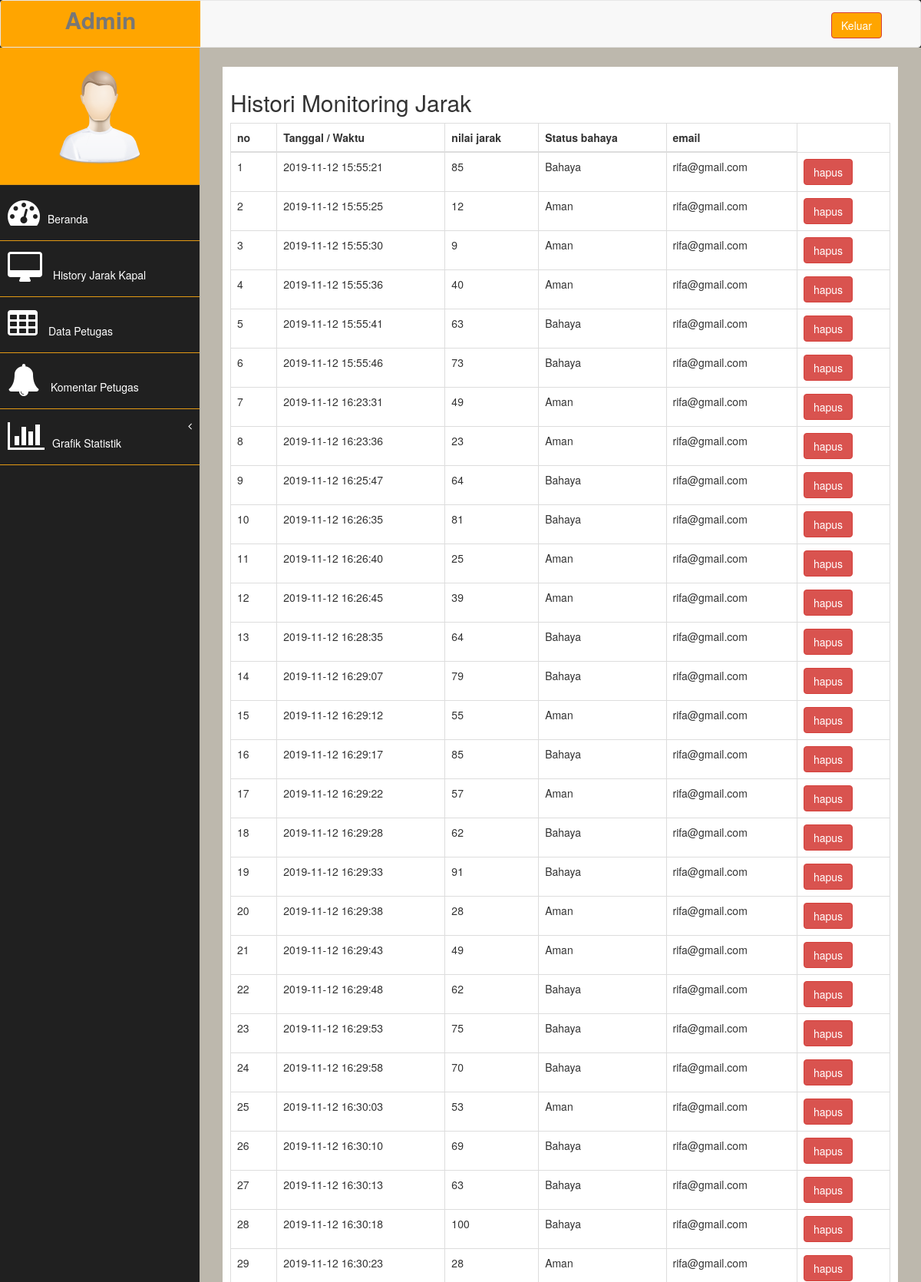
The page /admin/index.php?halaman=Jarak (signed in, upper part) on the database its author committed.
### tables this page shows
CREATE TABLE `jaraksensor` (
  `id_jarak` int(7) NOT NULL,
  `id_monitoring` int(11) NOT NULL,
  `id_status` int(11) NOT NULL,
  `id_user` int(11) NOT NULL,
  `id_alat` int(11) NOT NULL,
  `waktu` time NOT NULL,
  `tanggalwaktu` datetime NOT NULL DEFAULT CURRENT_TIMESTAMP,
  `nilai_jarak` int(11) NOT NULL,
  `status_bahaya` varchar(100) NOT NULL
);

CREATE TABLE `user` (
  `id_user` int(11) NOT NULL,
  `email` varchar(100) NOT NULL,
  `password` varchar(100) NOT NULL,
  `jabatan` varchar(100) NOT NULL,
  `jenis_kelamin` varchar(100) NOT NULL
);

### admin/jarak.php (the view)
<h2>Histori Monitoring Jarak</h2>
<table class="table table-bordered">
	<thead>
		<th>no</th>
		<th>Tanggal / Waktu</th>
		<th>nilai jarak</th>
		<th>Status bahaya</th>
		<th>email</th>
	</thead>
	<tbody>
		<?php $nomor=1; ?>
		<?php $ambil=$koneksi->query("SELECT * FROM jaraksensor JOIN user ON jaraksensor.id_user=user.id_user "); ?>
		<?php while ($pecah = $ambil->fetch_assoc()){ ?>
		<tr>
			<td><?php echo $nomor; ?></td>
			<td><?php echo $pecah['tanggalwaktu']; ?></td>
			<td><?php echo $pecah['nilai_jarak']; ?></td>
			<td><?php echo $pecah['status_bahaya']; ?></td>
			<td><?php echo $pecah['email']; ?></td>
			<td>
				<a href="index.php?halaman=hapusjarak&id=<?php echo $pecah['id_jarak']; ?>" class="btn-danger btn">hapus</a>
			</td>
		</tr>
		<?php $nomor++; ?>
		<?php } ?>
	</tbody>
</table>

### admin/index.php (shortened to what this page needs)
<?php
include 'koneksi.php';
?>
<!DOCTYPE html>
<html xmlns="http://www.w3.org/1999/xhtml">
<head>
    <link href="assets/css/bootstrap.css" rel="stylesheet" />
    <link href="assets/css/font-awesome.css" rel="stylesheet" />
    <link href="assets/js/morris/morris-0.4.3.min.css" rel="stylesheet" />
    <link href="assets/css/custom.css" rel="stylesheet" />
   <link rel="stylesheet" type="text/css" href="admin/assets/css/bootstrap.css">
</head>
<body>
    <div id="wrapper">
        <nav class="navbar navbar-default navbar-cls-top " role="navigation" style="margin-bottom: 0">
            <div class="navbar-header">
                <a class="navbar-brand" href="index.php" style="background-color: orange ">Admin</a>
            </div>
  <div style="color: white;
padding: 15px 50px 5px 50px;
float: right;
font-size: 16px;"> &nbsp; <a href="index.php?halaman=logout" class="btn btn-danger square-btn-adjust" style="background-color: orange">Keluar</a> </div>
        </nav>
                <nav class="navbar-default navbar-side" role="navigation" style="background-color: orange">
            <div class="sidebar-collapse" style="background-color: orange">
                <ul class="nav" id="main-menu">
				<li class="text-center">
                    <img src="assets/img/find_user.png" class="user-image img-responsive"/>
					</li>
                    <li><a href="index.php"><i class="fa fa-dashboard fa-3x"></i>Beranda</a></li>
                    <li><a href="index.php?halaman=Jarak"><i class="fa fa-desktop fa-3x""></i> History Jarak Kapal</a></li>
                    <li><a href="index.php?halaman=petugas"><i class="fa fa-table fa-3x"></i> Data Petugas</a></li>
                    <li><a href="index.php?halaman=komentar"><i class="fa fa-bell fa-3x"></i> Komentar Petugas</a></li>
                    <li>
                        <a href="#"><i class="fa fa-bar-chart-o fa-3x"></i>Grafik Statistik<span class="fa arrow"></span></a>
                      </li>
                </ul>
            </div>
        </nav>
        <div id="page-wrapper" >
            <div id="page-inner">
                <?php
                if (isset($_GET['halaman'])) {
                    if ($_GET['halaman']=="Jarak")
                    {
                        include 'jarak.php';
                    }
                elseif ($_GET['halaman']=='hapusjarak')
                    {
                        include 'hapusjarak.php';
                    }
                elseif ($_GET['halaman']=='petugas')
                    {
                        include 'petugas.php';
                    }
                elseif ($_GET['halaman']=='piechart')
                    {
                        include 'piechart.php';
                    }
                elseif ($_GET['halaman']=='highchart')
                    {
                        include 'highchart.php';
                    }
                elseif ($_GET['halaman']=='linechart')
                    {
                        include 'linechart.php';
                    }
                elseif ($_GET['halaman']=='tambahpetugas')
                    {
                        include 'tambahpetugas.php';
                    }
                elseif ($_GET['halaman']=='ubahpetugas')
                    {
                        include 'ubahpetugas.php';
                    }
                elseif ($_GET['halaman']=='hapususer')
                    {
                        include 'hapususer.php';
                    }
                elseif ($_GET['halaman']=='indexdatapetugas')
                    {
                        include 'indexdatapetugas.php';
                    }
                elseif ($_GET['halaman']=='logout')
                    {
                        include 'logout.php';
                    }
                elseif ($_GET['halaman']=='komentar')
                    {
                        include 'komentar.php';
                    }
                }
            else
            {
                include 'home.php';
            }
                ?>
            </div>
            </div>
        </div>
</body>
</html>

### admin/assets/css/custom.css (style rules this page uses)
body { font-family: 'Open Sans', sans-serif; }
#wrapper { width: 100%; background:#202020; }
#page-wrapper { padding: 15px 15px; min-height: 600px; background:#bdb8ad; }
#page-inner { width:100%; margin:10px 20px 10px 0px; background-color:#fff!important; padding:10px; min-height:1200px; }
.text-center { text-align:center; }
h2 { color: #f00; }
.square-btn-adjust { border: 0px solid transparent; -webkit-border-radius: 0px; -moz-border-radius: 0px; border-radius: 0px; }
.user-image { margin: 25px auto; -webkit-border-radius: 10px; -moz-border-radius: 10px; border-radius: 10px; max-height:170px; max-width:170px; }
.navbar-cls-top .navbar-brand { color: #fff; background: #C90000; width: 260px; text-align: center; height: 60px; font-size: 30px; font-weight: 700; }
.arrow { float: right; }
.fa.arrow:before { content: "\f104"; }
.sidebar-collapse , .sidebar-collapse .nav { background:none; }
.sidebar-collapse .nav { padding:0; }
.sidebar-collapse .nav > li > a { color:#fff; background:#202020; text-shadow:none; }
.sidebar-collapse > .nav > li > a { padding:15px 10px; }
.sidebar-collapse > .nav > li { border-bottom: 1px solid rgba(107, 108, 109, 0.19); }
.navbar-side { border:none; background-color: #202020; }
.navbar-cls-top { background:#202020; border-bottom:none; }
.navbar-default { border:0px solid black; }
.navbar-header { background: #A70303; }
.nav > li > a > i { margin-right:10px; }
@media (min-width:768px) { #page-wrapper { margin: 0 0 0 260px; padding: 15px 30px; min-height: 1200px; } }
@media (min-width:768px) { .navbar-side { z-index: 1; position: absolute; width: 260px; } }
@media (min-width:768px) { .navbar { border-radius: 0px; } }

### rows shown on the page
jaraksensor: tanggalwaktu "2019-11-12 15:55:21", nilai_jarak "85", status_bahaya "Bahaya", id_user.email "rifa@gmail.com"
jaraksensor: tanggalwaktu "2019-11-12 15:55:25", nilai_jarak "12", status_bahaya "Aman", id_user.email "rifa@gmail.com"
jaraksensor: tanggalwaktu "2019-11-12 15:55:30", nilai_jarak "9", status_bahaya "Aman", id_user.email "rifa@gmail.com"
jaraksensor: tanggalwaktu "2019-11-12 15:55:36", nilai_jarak "40", status_bahaya "Aman", id_user.email "rifa@gmail.com"
jaraksensor: tanggalwaktu "2019-11-12 15:55:41", nilai_jarak "63", status_bahaya "Bahaya", id_user.email "rifa@gmail.com"
jaraksensor: tanggalwaktu "2019-11-12 15:55:46", nilai_jarak "73", status_bahaya "Bahaya", id_user.email "rifa@gmail.com"
jaraksensor: tanggalwaktu "2019-11-12 16:23:31", nilai_jarak "49", status_bahaya "Aman", id_user.email "rifa@gmail.com"
jaraksensor: tanggalwaktu "2019-11-12 16:23:36", nilai_jarak "23", status_bahaya "Aman", id_user.email "rifa@gmail.com"
jaraksensor: tanggalwaktu "2019-11-12 16:25:47", nilai_jarak "64", status_bahaya "Bahaya", id_user.email "rifa@gmail.com"
jaraksensor: tanggalwaktu "2019-11-12 16:26:35", nilai_jarak "81", status_bahaya "Bahaya", id_user.email "rifa@gmail.com"
jaraksensor: tanggalwaktu "2019-11-12 16:26:40", nilai_jarak "25", status_bahaya "Aman", id_user.email "rifa@gmail.com"
jaraksensor: tanggalwaktu "2019-11-12 16:26:45", nilai_jarak "39", status_bahaya "Aman", id_user.email "rifa@gmail.com"
jaraksensor: tanggalwaktu "2019-11-12 16:28:35", nilai_jarak "64", status_bahaya "Bahaya", id_user.email "rifa@gmail.com"
jaraksensor: tanggalwaktu "2019-11-12 16:29:07", nilai_jarak "79", status_bahaya "Bahaya", id_user.email "rifa@gmail.com"
jaraksensor: tanggalwaktu "2019-11-12 16:29:12", nilai_jarak "55", status_bahaya "Aman", id_user.email "rifa@gmail.com"
jaraksensor: tanggalwaktu "2019-11-12 16:29:17", nilai_jarak "85", status_bahaya "Bahaya", id_user.email "rifa@gmail.com"
jaraksensor: tanggalwaktu "2019-11-12 16:29:22", nilai_jarak "57", status_bahaya "Aman", id_user.email "rifa@gmail.com"
jaraksensor: tanggalwaktu "2019-11-12 16:29:28", nilai_jarak "62", status_bahaya "Bahaya", id_user.email "rifa@gmail.com"
jaraksensor: tanggalwaktu "2019-11-12 16:29:33", nilai_jarak "91", status_bahaya "Bahaya", id_user.email "rifa@gmail.com"
jaraksensor: tanggalwaktu "2019-11-12 16:29:38", nilai_jarak "28", status_bahaya "Aman", id_user.email "rifa@gmail.com"
jaraksensor: tanggalwaktu "2019-11-12 16:29:43", nilai_jarak "49", status_bahaya "Aman", id_user.email "rifa@gmail.com"
jaraksensor: tanggalwaktu "2019-11-12 16:29:48", nilai_jarak "62", status_bahaya "Bahaya", id_user.email "rifa@gmail.com"
jaraksensor: tanggalwaktu "2019-11-12 16:29:53", nilai_jarak "75", status_bahaya "Bahaya", id_user.email "rifa@gmail.com"
jaraksensor: tanggalwaktu "2019-11-12 16:29:58", nilai_jarak "70", status_bahaya "Bahaya", id_user.email "rifa@gmail.com"
jaraksensor: tanggalwaktu "2019-11-12 16:30:03", nilai_jarak "53", status_bahaya "Aman", id_user.email "rifa@gmail.com"
jaraksensor: tanggalwaktu "2019-11-12 16:30:10", nilai_jarak "69", status_bahaya "Bahaya", id_user.email "rifa@gmail.com"
jaraksensor: tanggalwaktu "2019-11-12 16:30:13", nilai_jarak "63", status_bahaya "Bahaya", id_user.email "rifa@gmail.com"
jaraksensor: tanggalwaktu "2019-11-12 16:30:18", nilai_jarak "100", status_bahaya "Bahaya", id_user.email "rifa@gmail.com"
jaraksensor: tanggalwaktu "2019-11-12 16:30:23", nilai_jarak "28", status_bahaya "Aman", id_user.email "rifa@gmail.com"
